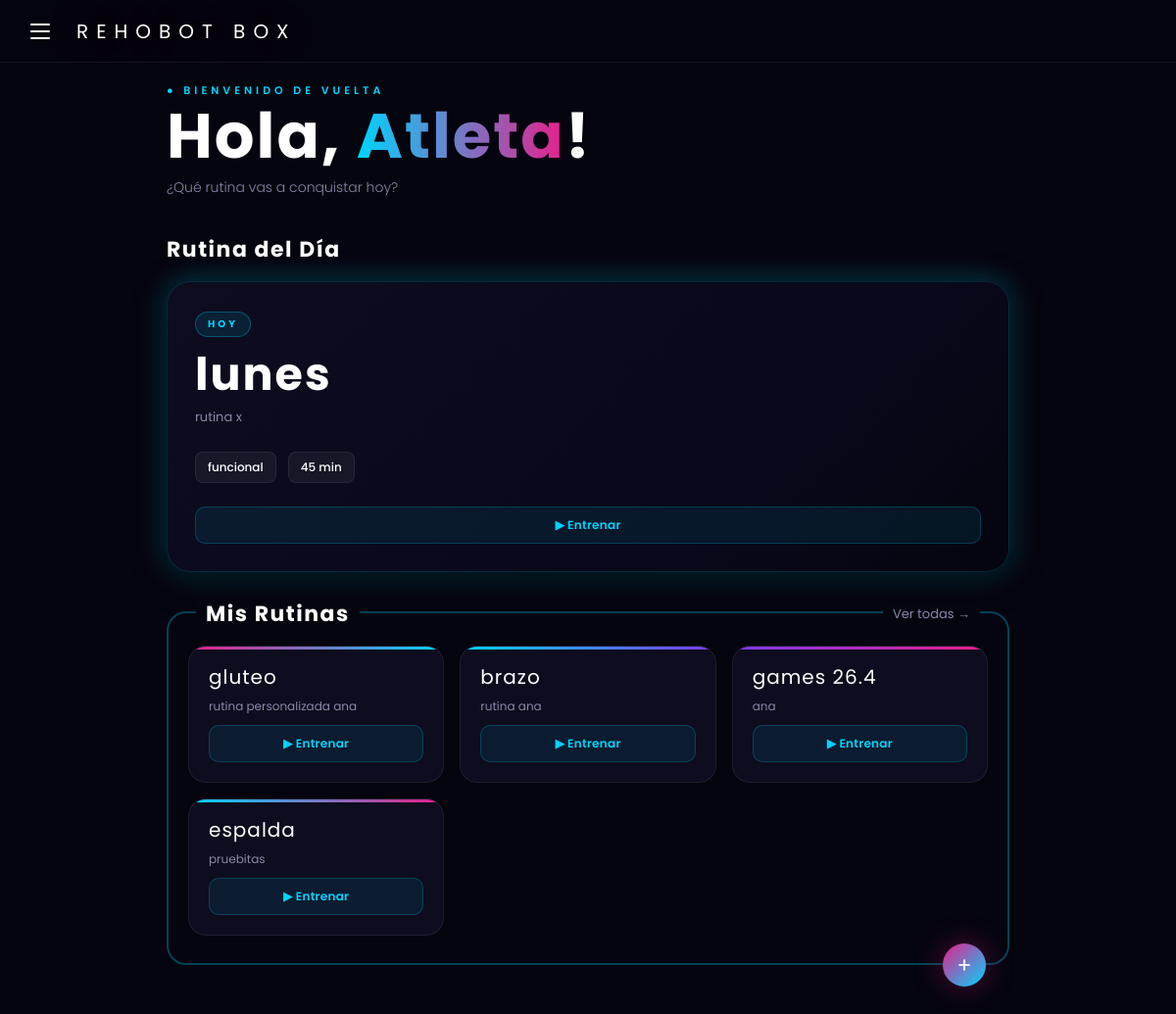
/inicio/ (signed in), run on an earlier commit of the app's database.
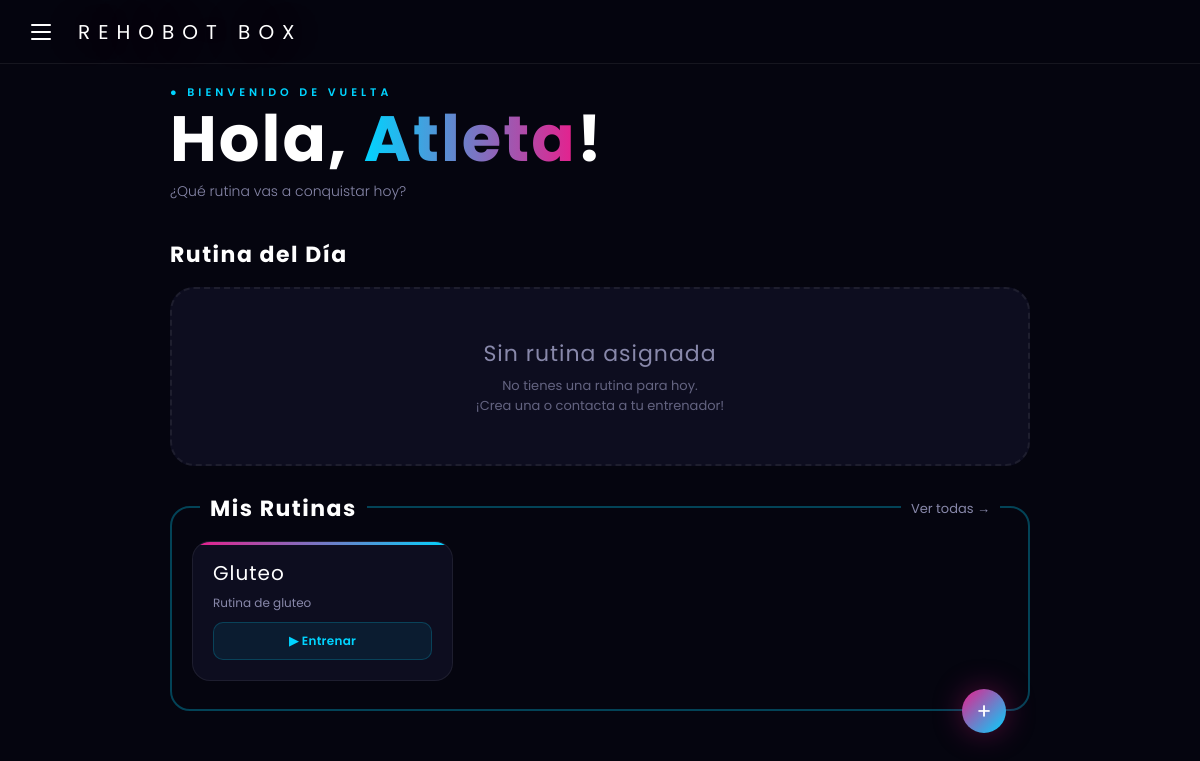
And on a later commit of the database.
### rutinas/models.py (models this page shows, shortened)
class Rutina(models.Model):
    TIPO_RUTINA = [
        ('predeterminada', 'Predeterminada'),
        ('personal', 'Personal'),
    ]
    TIPO_ENTRENAMIENTO = [
        ('crossfit',     'CrossFit'),
        ('fuerza',       'Fuerza'),
        ('cardio',       'Cardio'),
        ('funcional',    'Funcional'),
        ('hipertrofia',  'Hipertrofia'),
        ('flexibilidad', 'Flexibilidad'),
    ]
    NIVELES = [
        ('principiante', 'Principiante'),
        ('intermedio',   'Intermedio'),
        ('avanzado',     'Avanzado'),
    ]
    DIAS = [
        ('lun', 'Lunes'),
        ('mar', 'Martes'),
        ('mie', 'Miércoles'),
        ('jue', 'Jueves'),
        ('vie', 'Viernes'),
        ('sab', 'Sábado'),
        ('dom', 'Domingo'),
    ]
    id_rutina = models.AutoField(primary_key=True)
    id_usuario = models.ForeignKey(Usuario, on_delete=models.CASCADE, related_name='rutinas')
    nombre_rutina = models.CharField(max_length=100)
    descripcion = models.TextField(max_length=500, blank=True)
    tipo_rutina = models.CharField(max_length=20, choices=TIPO_RUTINA, default='personal')
    tipo_entrenamiento = models.CharField(max_length=20, choices=TIPO_ENTRENAMIENTO, default='funcional')
    duracion = models.IntegerField(default=45)
    nivel = models.CharField(max_length=20, choices=NIVELES, default='principiante')
    dias = models.CharField(max_length=50, blank=True)
    creada_en = models.DateTimeField(auto_now_add=True)
    fecha_creacion = models.DateTimeField(auto_now_add=True)

### gimnasio/views.py (the view)
# urls.py: path('inicio/', views.inicio, name='inicio'),
@login_required
def inicio(request):
    print("Usuario actual:", request.user)
    print("ID usuario:", request.user.id)
    membresia_activa = Membresia.objects.filter(
        id_usuario=request.user,
        estado='activa'
    ).first()
    if not membresia_activa:
        return redirect('planes')
    predeterminada = Rutina.objects.filter(
        tipo_rutina='predeterminada'
    ).order_by('-fecha_creacion').first()
    rutinasUsuario = Rutina.objects.filter(
        id_usuario=request.user,
        tipo_rutina='personal'
    )
    return render(request, 'gimnasio/inicio.html', {'rutina': predeterminada,'rutinas': rutinasUsuario})

### usuarios/models.py (called while the page is built)
    def __str__(self):
        return self.email

### templates/gimnasio/inicio.html (shortened to what this page needs)
{% load static %}
<!DOCTYPE html>
<html lang="es">
<head>
  <link rel="stylesheet" href="https://cdnjs.cloudflare.com/ajax/libs/font-awesome/6.5.0/css/all.min.css">
  <link rel="stylesheet" href="{% static 'css/inicio.css' %}">
</head>
<body>
  <header class="topbar">
    <label for="sidebar-toggle" class="menu-btn" aria-label="Menú">
      <span></span>
      <span></span>
      <span></span>
    </label>
    <span class="topbar-title">REHOBOT BOX</span>
  </header>
  <main class="main">
    <section class="greeting">
      <p class="greeting-sup">● Bienvenido de vuelta</p>
      <h1 class="greeting-name">
        Hola, <span class="highlight">{{ user.first_name|default:"Atleta" }}</span>!
      </h1>
      <p class="greeting-sub">¿Qué rutina vas a conquistar hoy?</p>
    </section>
    <section class="rutina-dia-wrap">
      <div class="section-header">
        <h2 class="section-title">Rutina del Día</h2>
      </div>
      {% if rutina %}
        <div class="rutina-dia-card">
          <div class="rutina-badge">HOY</div>
          <h3 class="rutina-nombre">{{ rutina.nombre_rutina }}</h3>
          <p class="rutina-desc">{{ rutina.descripcion }}</p>
          <div class="rutina-caracteristicas">
            <span class="etiqueta">{{ rutina.tipo_entrenamiento }}</span>
            <span class="etiqueta">{{ rutina.duracion }} min</span>
          </div>
          <a href="{% url 'detalle_rutina' rutina.pk %}" class="btn-empezar">▶ Entrenar</a>
        </div>
      {% else %}
        <div class="empty-state">
          <p class="empty-title">Sin rutina asignada</p>
          <p class="empty-sub">No tienes una rutina para hoy.<br>¡Crea una o contacta a tu entrenador!</p>
        </div>
      {% endif %}
    </section>
    <section class="rutinas-wrap">
  <div class="rutinas-border-box">
    <div class="rutinas-top-bar">
      <h2 class="section-title">Mis Rutinas</h2>
      <a href="{% url 'lista_rutinas' %}" class="section-link">Ver todas →</a>
    </div>
      {% if rutinas %}
        <div class="rutinas-grid">
          {% for r in rutinas|slice:":4" %}
            <div class="rutina-card">
              <p class="rutina-card-nombre">{{ r.nombre_rutina }}</p>
              <p class="rutina-card-desc">{{ r.descripcion }}</p>
              <a href="{% url 'detalle_rutina' r.pk %}" class="btn-empezar">▶ Entrenar</a>
            </div>
          {% endfor %}
        </div>
      {% else %}
        <div class="empty-state">
          <p>No tienes rutinas aún.</p>
        </div>
      {% endif %}
      </div>
      <a href="{% url 'crear_rutina' %}" class="fab-inline" title="Nueva rutina">+</a>
    </section>
  </main>
</body>
</html>

What changed in the data, as far as the page shows it:
removed Rutina: nombre_rutina "lunes", descripcion "rutina x", tipo_entrenamiento "funcional", duracion "45"
removed Rutina: nombre_rutina "gluteo", descripcion "rutina personalizada ana"
removed Rutina: nombre_rutina "brazo", descripcion "rutina ana"
removed Rutina: nombre_rutina "games 26.4", descripcion "ana"
removed Rutina: nombre_rutina "espalda", descripcion "pruebitas"
added Rutina: nombre_rutina "Gluteo", descripcion "Rutina de gluteo"
Also different on the page:
text no longer shown: "HOY min ▶ Entrenar"
text now shown: "Sin rutina asignada No tienes una rutina para hoy. ¡Crea una o contacta a tu entrenador!"
